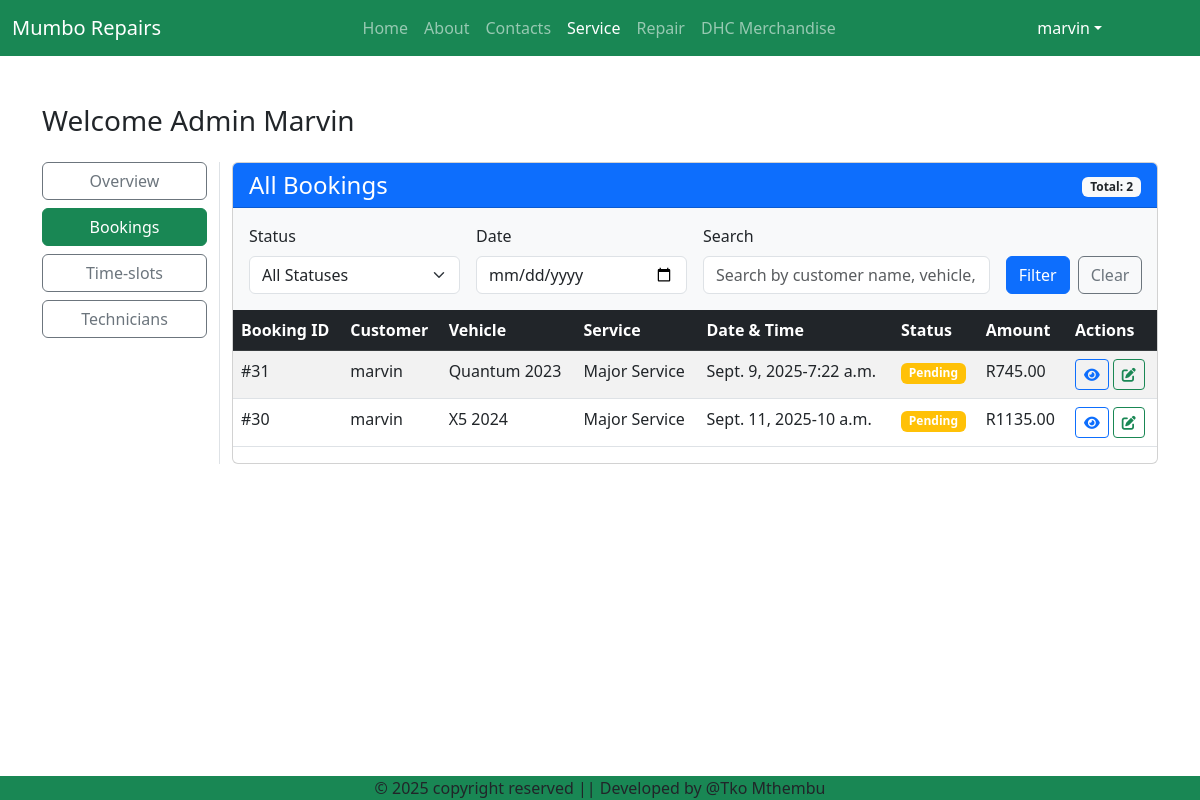
Page /service/bookings (signed in) on the earlier database version.
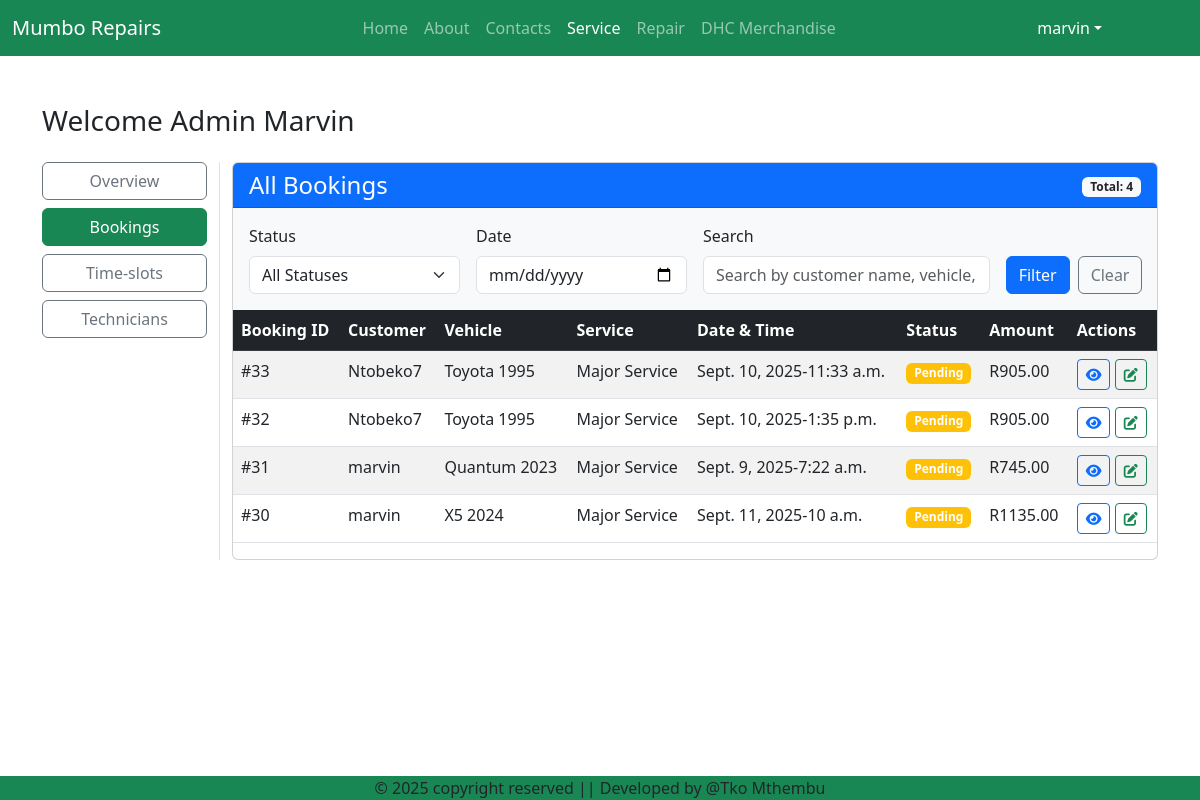
Same page on the later database version.
### service/models.py (models this page shows, shortened)
class Booking(models.Model):
    BOOKING_CHOICE = (
        ('pending','Pending'),
        ('confirmed','Confirmed'),
        ('completed','Completed'),
        ('cancelled','Cancelled'),
    )
    booking_id = models.AutoField(primary_key=True, unique=True)
    user = models.ForeignKey(User, on_delete=models.CASCADE)
    quotation = models.ForeignKey(QuotationRequest, on_delete=models.CASCADE)
    time_slot = models.ForeignKey(TimeSlot, on_delete=models.CASCADE)
    created_at = models.DateTimeField(auto_now_add=True)
    status = models.CharField(max_length=20, choices=BOOKING_CHOICE, default='pending')
    class Meta:
        constraints = [
            models.UniqueConstraint(
                fields=['quotation'],
                name='unique_quotation_booking'
            )
        ]
        indexes = [
            models.Index(fields=['time_slot']),
            models.Index(fields=['quotation']),
            models.Index(fields=['user', 'status']),
        ]

class QuotationRequest(models.Model):
    TRANSOPT = [
        ('manual','Manual'),
        ('automatic','Automatic')
    ]
    GASCHOICE = [
        ('petro','Petrol'),
        ('diesel','diesel'),
    ]
    quotereq_id = models.AutoField(primary_key=True, unique=True)
    user = models.ForeignKey(User, on_delete=models.CASCADE)
    vehicle_type = models.ForeignKey(Vehicle, on_delete=models.CASCADE)
    engine_capacity = models.DecimalField(max_digits=4, decimal_places=1, blank=True, null=True)
    gas = models.CharField(max_length=10, choices=GASCHOICE, blank=True, null=True)
    millage = models.CharField(max_length=6, blank=True, null=True)
    transmission = models.CharField(max_length=10, choices=TRANSOPT, default='manual',blank=True, null=True)
    service_requested = models.ForeignKey(Services,on_delete=models.CASCADE, blank=True, null=True)
    total_cost = models.DecimalField(max_digits=10, decimal_places=2, null=True, blank=True)
    additional_notes = models.TextField(blank=True)
    created_at = models.DateTimeField(auto_now_add=True)

class Vehicle(models.Model):
    vehicle_id = models.AutoField(primary_key=True, unique=True)
    owner = models.ForeignKey(User, on_delete=models.CASCADE, blank=True, null=True)
    name = models.CharField(max_length=25, blank=True, null=True)
    model = models.CharField(max_length=15, blank=True, null=True)
    year = models.CharField(max_length=4, blank=True, null=True)
    vin_number = models.CharField(max_length=25, blank=True, null=True)
    license_plate = models.CharField(max_length=12, blank=True, null=True)
    def __str__(self):
        return f'{self.name}'

class Services(models.Model):
    service_id = models.AutoField(primary_key=True, unique=True)
    service_type = models.CharField(max_length=20, blank=True, null=True)
    description = models.CharField(max_length=50, blank=True, null=True)
    base_price = models.DecimalField(max_digits=10, decimal_places=2)
    def __str__(self):
        return(self.service_type)

class TimeSlot(models.Model):
    timeslot_id = models.AutoField(primary_key=True, unique=True)
    date = models.DateField(blank=True, null=True)
    start_time = models.TimeField()  # Changed from DateTimeField
    end_time = models.TimeField()    # Changed from DateTimeField
    is_available = models.BooleanField(default=True)

### service/views.py (the view, shortened to what this page needs)
# urls.py: path('bookings', views.bookings, name='bookings'),
@login_required
def bookings(request):
    bookings_list = Booking.objects.select_related('time_slot', 'user').all().order_by('-created_at')
    status_filter = request.GET.get('status')
    search_filter = request.GET.get('search')
    if status_filter:
        bookings_list = bookings_list.filter(status=status_filter)
    paginator = Paginator(bookings_list, 10)
    page_number = request.GET.get('page')
    bookings = paginator.get_page(page_number)
    if request.method == 'GET':
        return render(request, 'service/bookings.html', {'bookings': bookings})

### service/templates/service/bookings.html (shortened to what this page needs)
{% extends "HomeApp/base.html" %}
{% load static %}
{% block main-content %}
<div class="container my-5">
    <div class="row mb-3">
        <h3>Welcome Admin <span class="text-capitalize">{{request.user}}</span></h3>
    </div>
    <div class="row">
        <div class="col-sm-2 border-end">
            <ul class="list-unstyled">
                <li class="d-grid mb-2"><a href="{% url "service:dashboard" %}" class="btn btn-outline-secondary">Overview</a></li>
                <li class="d-grid mb-2"><a href="{% url "service:bookings" %}" class="btn btn-success">Bookings</a></li>
                <li class="d-grid mb-2"><a href="{% url 'service:slot' %}" class="btn btn-outline-secondary">Time-slots</a></li>
                <li class="d-grid mb-2"><a href="#" class="btn btn-outline-secondary">Technicians</a></li>
            </ul>
        </div>
        <div class="col-sm-10">
            <div class="card">
                <div class="card-header bg-primary text-white">
                    <div class="row align-items-center">
                        <div class="col-md-6">
                            <h4 class="mb-0">All Bookings</h4>
                        </div>
                        <div class="col-md-6 text-end">
                            <span class="badge bg-light text-dark">Total: {{ bookings.paginator.count }}</span>
                        </div>
                    </div>
                </div>
                <div class="card-body bg-light">
                    <form method="get" class="row g-3">
                        <div class="col-md-3">
                            <label for="status" class="form-label">Status</label>
                            <select name="status" id="status" class="form-select">
                                <option value="">All Statuses</option>
                            </select>
                        </div>
                        <div class="col-md-3">
                            <label for="date" class="form-label">Date</label>
                            <input type="date" name="date" id="date" class="form-control" value="{{ request.GET.date }}">
                        </div>
                        <div class="col-md-4">
                            <label for="search" class="form-label">Search</label>
                            <input type="text" name="search" id="search" class="form-control" placeholder="Search by customer name, vehicle, or service..." value="{{ request.GET.search }}">
                        </div>
                        <div class="col-md-2 d-flex align-items-end">
                            <button type="submit" class="btn btn-primary me-2">Filter</button>
                            <a href="{% url 'service:bookings' %}" class="btn btn-outline-secondary">Clear</a>
                        </div>
                    </form>
                </div>
                <div class="table-responsive">
                    <table class="table table-striped table-hover">
                        <thead class="table-dark">
                            <tr>
                                <th>Booking ID</th>
                                <th>Customer</th>
                                <th>Vehicle</th>
                                <th>Service</th>
                                <th>Date & Time</th>
                                <th>Status</th>
                                <th>Amount</th>
                                <th>Actions</th>
                            </tr>
                        </thead>
                        <tbody>
                            {% for booking in bookings %}
                            <tr>
                                <td>#{{ booking.booking_id }}</td>
                                <td>{{ booking.customer_name|default:booking.user.username }}</td>
                                <td>{{ booking.quotation.vehicle_type }} {{ booking.quotation.vehicle_type.year }}</td>
                                <td>{{ booking.quotation.service_requested }}</td>
                                <td> {{ booking.time_slot.date }}-{{ booking.time_slot.start_time }}</td>
                                <td>
                                    <span class="badge
                                        {% if booking.status == 'pending' %}bg-warning
                                        {% elif booking.status == 'confirmed' %}bg-info
                                        {% elif booking.status == 'in_progress' %}bg-primary
                                        {% elif booking.status == 'completed' %}bg-success
                                        {% elif booking.status == 'cancelled' %}bg-danger
                                        {% else %}bg-secondary{% endif %}">
                                        {{ booking.get_status_display|default:booking.status }}
                                    </span>
                                </td>
                                <td>R{{ booking.quotation.total_cost|default:0|floatformat:2 }}</td>
                                <td>
                                    <a href="{% url 'service:viewQuote' quotereq_id=30  %}" class="btn btn-sm btn-outline-primary" title="View Details">
                                        <i class="fas fa-eye"></i>
                                    </a>
                                    <a href="#" class="btn btn-sm btn-outline-success" title="Edit">
                                        <i class="fas fa-edit"></i>
                                    </a>
                                </td>
                            </tr>
                            {% endfor %}
                        </tbody>
                    </table>
                </div>
            </div>
        </div>
    </div>
</div>
{% endblock main-content %}

### HomeApp/templates/HomeApp/base.html (shortened to what this page needs)
{% load static %}
<!DOCTYPE html>
<html lang="en">
<head>
    <link href="https://cdn.jsdelivr.net/npm/bootstrap@5.3.5/dist/css/bootstrap.min.css" rel="stylesheet">
    <link rel="stylesheet" href="{% static 'HomeApp/css/all.min.css' %}">
    <link rel="stylesheet" href="{% static 'HomeApp/css/owl.carousel.min.css' %}">
    <link rel="stylesheet" href="https://cdnjs.cloudflare.com/ajax/libs/toastr.js/latest/toastr.min.css">
    <link href="https://cdn.jsdelivr.net/npm/bootstrap@5.3.0/dist/css/bootstrap.min.css" rel="stylesheet">
    <link rel="stylesheet" href="https://cdnjs.cloudflare.com/ajax/libs/font-awesome/6.0.0/css/all.min.css">
</body>
</head>
<body>
    <nav class="navbar navbar-expand-lg navbar-dark bg-success">
        {% if user.is_authenticated %}
            <div class="container-fluid" >
                <a class="navbar-brand" href="#">
                    <img src="">Mumbo Repairs
                </a>
                <div class="collapse navbar-collapse justify-content-center" id="navbarNav">
                    <ul class="navbar-nav">
                        <li class="nav-item">
                        <a class="nav-link {% if request.path == '/home/' %}active{% endif %}" aria-current="page" href="{% url "home" %}">Home</a>
                        </li>
                        <li class="nav-item">
                        <a class="nav-link {% if request.path == '/about/' %}active{% endif %}" href="#">About</a>
                        </li>
                        <li class="nav-item">
                        <a class="nav-link {% if request.path == '/contacts/' %}active{% endif %}" href="#">Contacts</a>
                        </li>
                        <li class="nav-item">
                        <a class="nav-link {% if 'service' in request.path %}active{% endif %}"  href="{% url "service:home" %}">Service</a>
                        </li>
                        <li class="nav-item">
                        <a class="nav-link" href="{% url "repairs:repair" %}">Repair</a>
                        </li>
                        <li class="nav-item">
                        <a class="nav-link" href="#">DHC Merchandise</a>
                        </li>
                    </ul>
                </div>
                <div>
                    <ul class="navbar-nav me-auto mb-2 mb-lg-0">
                        <li class="nav-item dropdown mx-2">
                            <a class="nav-link dropdown-toggle text-white" href="#" id="profileDropdown" role="button" data-bs-toggle="dropdown" arial-expanded="false" style="margin-right:70px">{{user.username}}</a>
                        </li>
                    </ul>
                </div>
            </div>
        {% endif %}
    </nav>
    {% block main-content %}{% endblock main-content %}
    <footer class="container-fluid fixed-bottom bg-success text-center p-0.5 mt-4">
        &copy; 2025 copyright reserved || Developed by @Tko Mthembu
    </footer>
</html>

Differences in the rows shown:
added Booking: booking_id "33", customer_name "Ntobeko7", quotation.vehicle_type "Toyota", quotation.vehicle_type.year "1995", quotation.service_requested "Major Service", time_slot "Sept. 10, 2025", time_slot.start_time "11:33 a.m.", status "Pending", quotation.total_cost "905.00"
added Booking: booking_id "32", customer_name "Ntobeko7", quotation.vehicle_type "Toyota", quotation.vehicle_type.year "1995", quotation.service_requested "Major Service", time_slot "Sept. 10, 2025", time_slot.start_time "1:35 p.m.", status "Pending", quotation.total_cost "905.00"
Other differences:
{{ bookings.paginator.count }}: "2" → "4"
